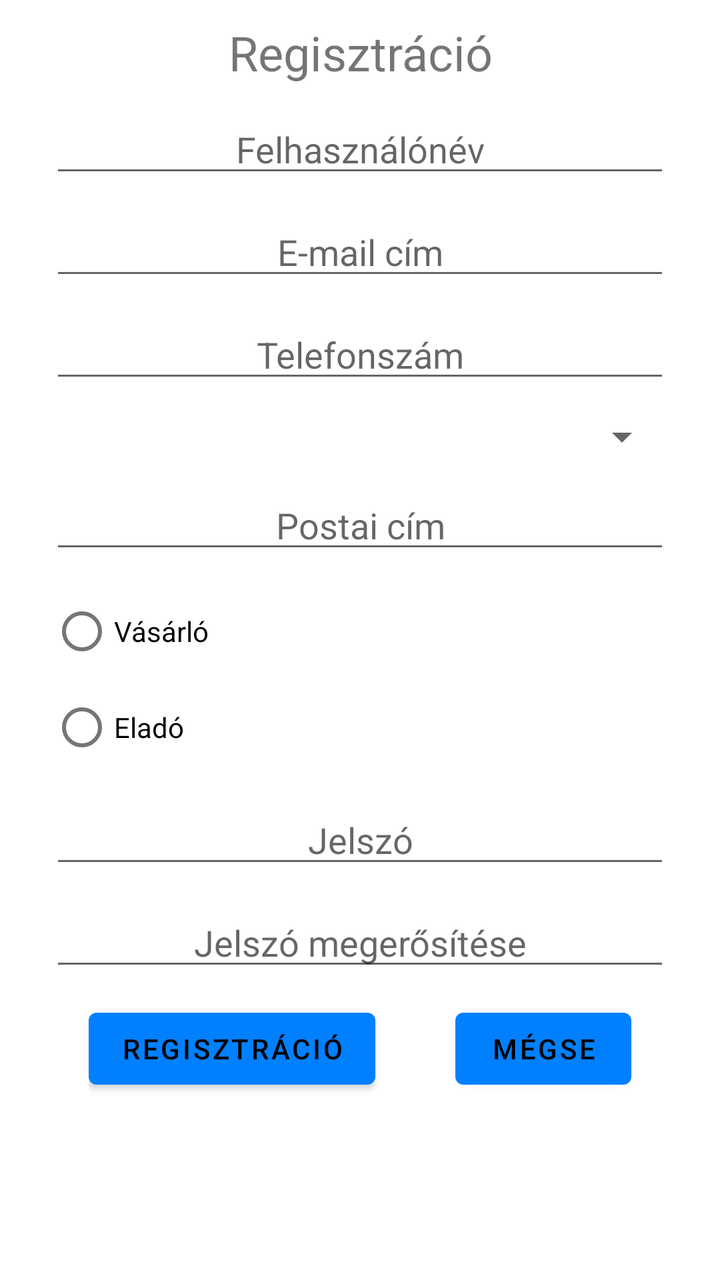
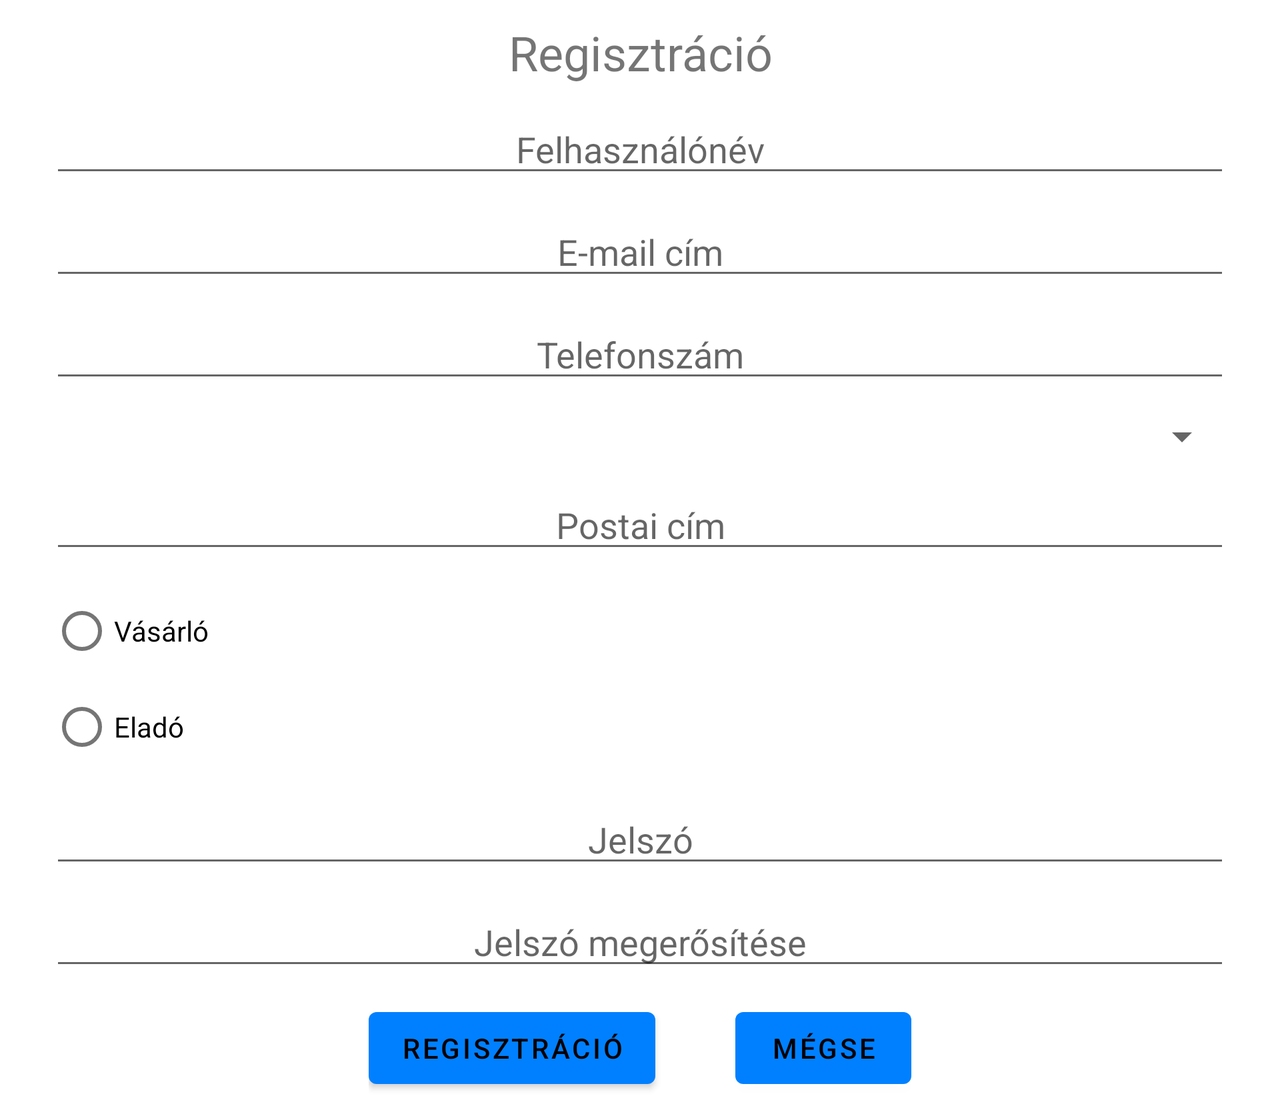

The same Android screen from two of the app's own layout files: first res/layout/ as a phone draws it, then the repository's variant for another configuration, drawn on a device whose configuration selects that folder. Both files follow.
<!-- AndroidManifest.xml: application theme Theme.TicketExpress -->
<!-- res/layout/activity_register.xml -->
<?xml version="1.0" encoding="utf-8"?>
<RelativeLayout
    xmlns:android="http://schemas.android.com/apk/res/android"
    xmlns:tools="http://schemas.android.com/tools"
    android:layout_width="match_parent"
    android:layout_height="match_parent"
    tools:context=".RegisterActivity">

    
    <TextView
        android:id="@+id/registrationTextView"
        android:layout_width="match_parent"
        android:layout_height="wrap_content"
        android:layout_marginTop="@dimen/default_margin"
        android:text="@string/registration"
        android:textSize="@dimen/default_font_size"
        android:layout_alignParentStart="true"
        android:layout_alignParentEnd="true"
        android:textAlignment="center"/>

    
    <EditText
        android:id="@+id/userNameEditText"
        android:layout_width="match_parent"
        android:layout_height="wrap_content"
        android:layout_marginTop="@dimen/default_margin"
        android:ems="10"

        android:layout_marginLeft="@dimen/default_side_margin"
        android:layout_marginRight="@dimen/default_side_margin"

        android:hint="@string/username"
        android:inputType="textPersonName"
        android:layout_alignParentStart="true"
        android:layout_alignParentEnd="true"
        android:layout_below="@id/registrationTextView"
        android:textAlignment="center"/>

    
    <EditText
        android:id="@+id/userEmailEditText"
        android:layout_width="match_parent"
        android:layout_height="wrap_content"
        android:layout_marginTop="@dimen/default_margin"
        android:ems="10"

        android:layout_marginLeft="@dimen/default_side_margin"
        android:layout_marginRight="@dimen/default_side_margin"

        android:hint="@string/emailaddress"
        android:inputType="textEmailAddress"
        android:layout_alignParentStart="true"
        android:layout_alignParentEnd="true"
        android:layout_below="@id/userNameEditText"
        android:textAlignment="center"/>

    
    <EditText
        android:id="@+id/phoneNumberEditText"
        android:layout_width="match_parent"
        android:layout_height="wrap_content"
        android:layout_marginTop="@dimen/default_margin"
        android:ems="10"

        android:layout_marginLeft="@dimen/default_side_margin"
        android:layout_marginRight="@dimen/default_side_margin"

        android:hint="@string/phonenumber"
        android:inputType="phone"
        android:layout_alignParentStart="true"
        android:layout_alignParentEnd="true"
        android:layout_below="@id/userEmailEditText"
        android:textAlignment="center"/>

    
    <Spinner
        android:id="@+id/phoneNumberSpinner"
        android:layout_width="match_parent"
        android:layout_height="wrap_content"
        android:layout_marginTop="@dimen/default_margin"
        android:ems="10"
        android:layout_marginLeft="@dimen/default_side_margin"
        android:layout_marginRight="@dimen/default_side_margin"
        android:layout_alignParentStart="true"
        android:layout_alignParentEnd="true"
        android:layout_below="@id/phoneNumberEditText"
        android:textAlignment="viewStart" />

    
    <EditText
        android:id="@+id/addressEditText"
        android:layout_width="match_parent"
        android:layout_height="wrap_content"
        android:layout_marginTop="@dimen/default_margin"
        android:ems="10"
        android:maxLines="3"

        android:layout_marginLeft="@dimen/default_side_margin"
        android:layout_marginRight="@dimen/default_side_margin"

        android:hint="@string/address"
        android:inputType="textPostalAddress|textMultiLine"
        android:layout_alignParentStart="true"
        android:layout_alignParentEnd="true"
        android:layout_below="@id/phoneNumberSpinner"
        android:textAlignment="center"/>

    
    <RadioGroup
        android:id="@+id/accountTypeGroup"
        android:layout_width="match_parent"
        android:layout_height="wrap_content"
        android:layout_marginTop="@dimen/default_margin"
        android:layout_marginLeft="@dimen/default_side_margin"
        android:layout_marginRight="@dimen/default_side_margin"
        android:layout_below="@id/addressEditText"
        android:textAlignment="center">

        <RadioButton
            android:id="@+id/buyerRadioButton"
            android:layout_width="match_parent"
            android:layout_height="wrap_content"
            android:text="@string/buyer" />

        <RadioButton
            android:layout_width="match_parent"
            android:layout_height="wrap_content"
            android:text="@string/seller" />

    </RadioGroup>


    
    <EditText
        android:id="@+id/passwordEditText"
        android:layout_width="match_parent"
        android:layout_height="wrap_content"
        android:layout_marginTop="@dimen/default_margin"
        android:ems="10"

        android:layout_marginLeft="@dimen/default_side_margin"
        android:layout_marginRight="@dimen/default_side_margin"

        android:hint="@string/password"
        android:inputType="textPassword"
        android:layout_alignParentStart="true"
        android:layout_alignParentEnd="true"
        android:layout_below="@id/accountTypeGroup"
        android:textAlignment="center"/>

    
    <EditText
        android:id="@+id/passwordAgainEditText"
        android:layout_width="match_parent"
        android:layout_height="wrap_content"
        android:layout_marginTop="@dimen/default_margin"
        android:ems="10"

        android:layout_marginLeft="@dimen/default_side_margin"
        android:layout_marginRight="@dimen/default_side_margin"


        android:hint="@string/passwordagain"
        android:inputType="textPassword"
        android:layout_alignParentStart="true"
        android:layout_alignParentEnd="true"
        android:layout_below="@id/passwordEditText"
        android:textAlignment="center"/>

    
    <LinearLayout
        android:layout_width="wrap_content"
        android:layout_height="wrap_content"
        android:orientation="horizontal"
        android:layout_below="@+id/passwordAgainEditText"
        android:layout_marginTop="@dimen/default_margin"
        android:layout_centerHorizontal="true">

        
        
        <Button
            android:layout_width="wrap_content"
            android:layout_height="wrap_content"
            android:text="@string/registration"
            android:onClick="register"
            tools:ignore="UsingOnClickInXml" />

        
        <Button
            android:layout_width="wrap_content"
            android:layout_height="wrap_content"
            android:layout_marginStart="40dp"
            android:text="@string/cancel"
            android:onClick="cancel"
            tools:ignore="UsingOnClickInXml" />
    </LinearLayout>


</RelativeLayout>
<!-- resources referenced by this layout -->
<resources>
  <dimen name="default_font_size">24sp</dimen>
  <dimen name="default_margin">10dp</dimen>
  <dimen name="default_side_margin">25dp</dimen>
  <string name="address">Postai cím</string>
  <string name="buyer">Vásárló</string>
  <string name="cancel">Mégse</string>
  <string name="emailaddress">E-mail cím</string>
  <string name="password">Jelszó</string>
  <string name="passwordagain">Jelszó megerősítése</string>
  <string name="phonenumber">Telefonszám</string>
  <string name="registration">Regisztráció</string>
  <string name="seller">Eladó</string>
  <string name="username">Felhasználónév</string>
  <style name="Theme.TicketExpress" parent="Theme.MaterialComponents.Light.DarkActionBar">
          
          <item name="colorPrimary">@color/blue_0080FF</item>
          <item name="colorPrimaryVariant">@color/blue_0080FF</item>
          <item name="colorOnPrimary">@color/black</item>
          
          <item name="colorSecondary">@color/teal_200</item>
          <item name="colorSecondaryVariant">@color/teal_200</item>
          <item name="colorOnSecondary">@color/black</item>
          
          <item name="android:statusBarColor" tools:targetApi="l">?attr/colorPrimaryVariant</item>
          
      </style>
  <color name="blue_0080FF">#0080FF</color>
  <color name="black">#FF000000</color>
  <color name="teal_200">#FF03DAC5</color>
</resources>
<!-- res/layout-land/activity_register.xml (the repository's variant of the layout above) -->
<!-- drawn on the phone turned sideways -->
<?xml version="1.0" encoding="utf-8"?>
<ScrollView
    xmlns:android="http://schemas.android.com/apk/res/android"
    xmlns:tools="http://schemas.android.com/tools"
    android:layout_width="match_parent"
    android:layout_height="match_parent"
    tools:context=".RegisterActivity">

    <RelativeLayout
        android:layout_width="match_parent"
        android:layout_height="wrap_content">

        
        <TextView
            android:id="@+id/registrationTextView"
            android:layout_width="match_parent"
            android:layout_height="wrap_content"
            android:layout_marginTop="@dimen/default_margin"
            android:text="@string/registration"
            android:textSize="@dimen/default_font_size"
            android:layout_alignParentStart="true"
            android:layout_alignParentEnd="true"
            android:textAlignment="center"/>

        
        <EditText
            android:id="@+id/userNameEditText"
            android:layout_width="match_parent"
            android:layout_height="wrap_content"
            android:layout_marginTop="@dimen/default_margin"
            android:ems="10"

            android:layout_marginLeft="@dimen/default_side_margin"
            android:layout_marginRight="@dimen/default_side_margin"

            android:hint="@string/username"
            android:inputType="textPersonName"
            android:layout_alignParentStart="true"
            android:layout_alignParentEnd="true"
            android:layout_below="@id/registrationTextView"
            android:textAlignment="center"/>

        
        <EditText
            android:id="@+id/userEmailEditText"
            android:layout_width="match_parent"
            android:layout_height="wrap_content"
            android:layout_marginTop="@dimen/default_margin"
            android:ems="10"

            android:layout_marginLeft="@dimen/default_side_margin"
            android:layout_marginRight="@dimen/default_side_margin"

            android:hint="@string/emailaddress"
            android:inputType="textEmailAddress"
            android:layout_alignParentStart="true"
            android:layout_alignParentEnd="true"
            android:layout_below="@id/userNameEditText"
            android:textAlignment="center"/>

        
        <EditText
            android:id="@+id/phoneNumberEditText"
            android:layout_width="match_parent"
            android:layout_height="wrap_content"
            android:layout_marginTop="@dimen/default_margin"
            android:ems="10"

            android:layout_marginLeft="@dimen/default_side_margin"
            android:layout_marginRight="@dimen/default_side_margin"

            android:hint="@string/phonenumber"
            android:inputType="phone"
            android:layout_alignParentStart="true"
            android:layout_alignParentEnd="true"
            android:layout_below="@id/userEmailEditText"
            android:textAlignment="center"/>

        
        <Spinner
            android:id="@+id/phoneNumberSpinner"
            android:layout_width="match_parent"
            android:layout_height="wrap_content"
            android:layout_marginTop="@dimen/default_margin"
            android:ems="10"
            android:layout_marginLeft="@dimen/default_side_margin"
            android:layout_marginRight="@dimen/default_side_margin"
            android:layout_alignParentStart="true"
            android:layout_alignParentEnd="true"
            android:layout_below="@id/phoneNumberEditText"
            android:textAlignment="viewStart" />

        
        <EditText
            android:id="@+id/addressEditText"
            android:layout_width="match_parent"
            android:layout_height="wrap_content"
            android:layout_marginTop="@dimen/default_margin"
            android:ems="10"
            android:maxLines="3"

            android:layout_marginLeft="@dimen/default_side_margin"
            android:layout_marginRight="@dimen/default_side_margin"

            android:hint="@string/address"
            android:inputType="textPostalAddress|textMultiLine"
            android:layout_alignParentStart="true"
            android:layout_alignParentEnd="true"
            android:layout_below="@id/phoneNumberSpinner"
            android:textAlignment="center"/>

        
        <RadioGroup
            android:id="@+id/accountTypeGroup"
            android:layout_width="match_parent"
            android:layout_height="wrap_content"
            android:layout_marginTop="@dimen/default_margin"
            android:layout_marginLeft="@dimen/default_side_margin"
            android:layout_marginRight="@dimen/default_side_margin"
            android:layout_below="@id/addressEditText"
            android:textAlignment="center">

            <RadioButton
                android:id="@+id/buyerRadioButton"
                android:layout_width="match_parent"
                android:layout_height="wrap_content"
                android:text="@string/buyer" />

            <RadioButton
                android:layout_width="match_parent"
                android:layout_height="wrap_content"
                android:text="@string/seller" />

        </RadioGroup>


        
        <EditText
            android:id="@+id/passwordEditText"
            android:layout_width="match_parent"
            android:layout_height="wrap_content"
            android:layout_marginTop="@dimen/default_margin"
            android:ems="10"

            android:layout_marginLeft="@dimen/default_side_margin"
            android:layout_marginRight="@dimen/default_side_margin"

            android:hint="@string/password"
            android:inputType="textPassword"
            android:layout_alignParentStart="true"
            android:layout_alignParentEnd="true"
            android:layout_below="@id/accountTypeGroup"
            android:textAlignment="center"/>

        
        <EditText
            android:id="@+id/passwordAgainEditText"
            android:layout_width="match_parent"
            android:layout_height="wrap_content"
            android:layout_marginTop="@dimen/default_margin"
            android:ems="10"

            android:layout_marginLeft="@dimen/default_side_margin"
            android:layout_marginRight="@dimen/default_side_margin"


            android:hint="@string/passwordagain"
            android:inputType="textPassword"
            android:layout_alignParentStart="true"
            android:layout_alignParentEnd="true"
            android:layout_below="@id/passwordEditText"
            android:textAlignment="center"/>

        
        <LinearLayout
            android:layout_width="wrap_content"
            android:layout_height="wrap_content"
            android:orientation="horizontal"
            android:layout_below="@+id/passwordAgainEditText"
            android:layout_marginTop="@dimen/default_margin"
            android:layout_centerHorizontal="true">

            
            
            <Button
                android:layout_width="wrap_content"
                android:layout_height="wrap_content"
                android:text="@string/registration"
                android:onClick="register"/>

            
            <Button
                android:layout_width="wrap_content"
                android:layout_height="wrap_content"
                android:layout_marginStart="40dp"
                android:text="@string/cancel"
                android:onClick="cancel" />
        </LinearLayout>

    </RelativeLayout>
</ScrollView>
